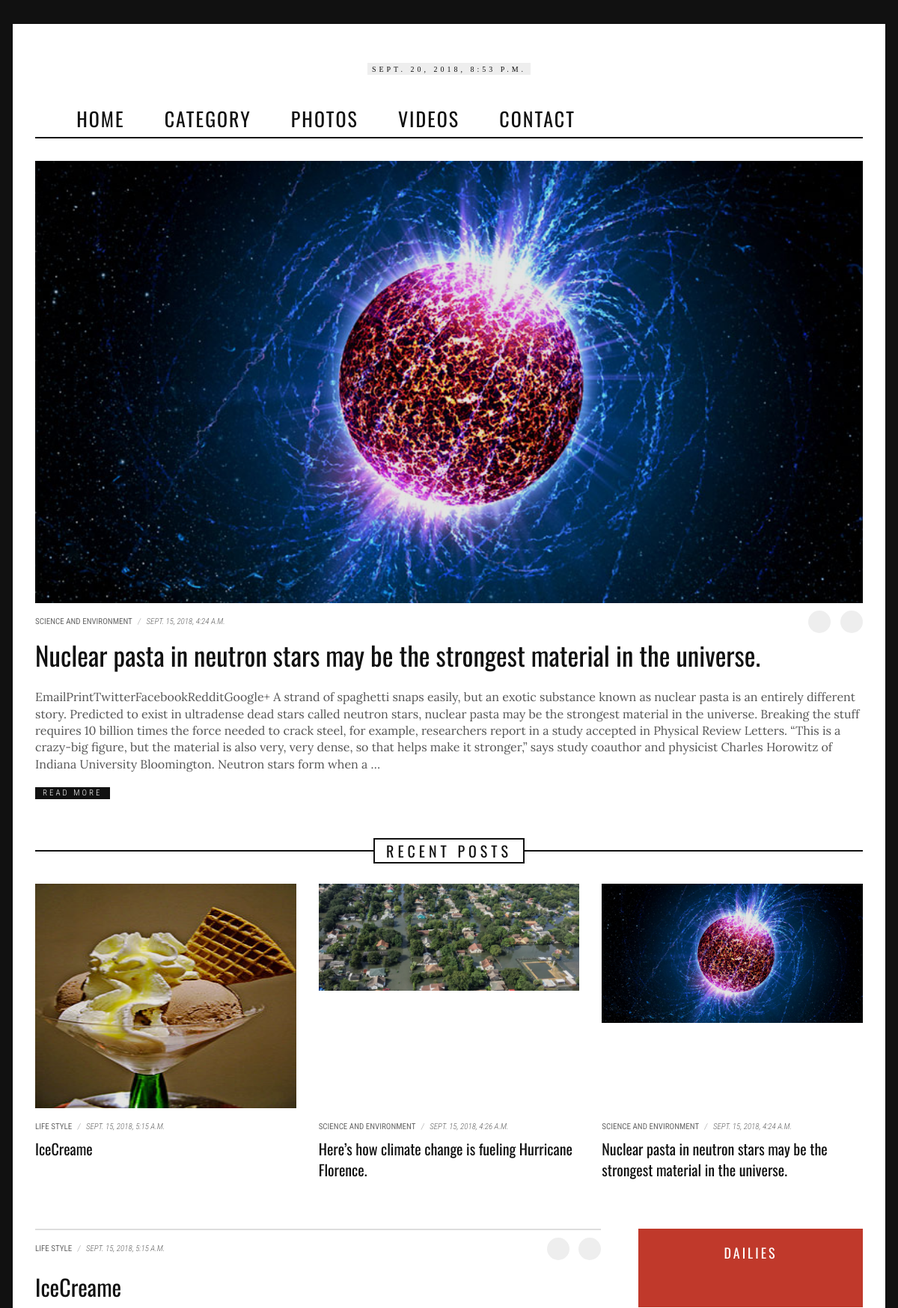
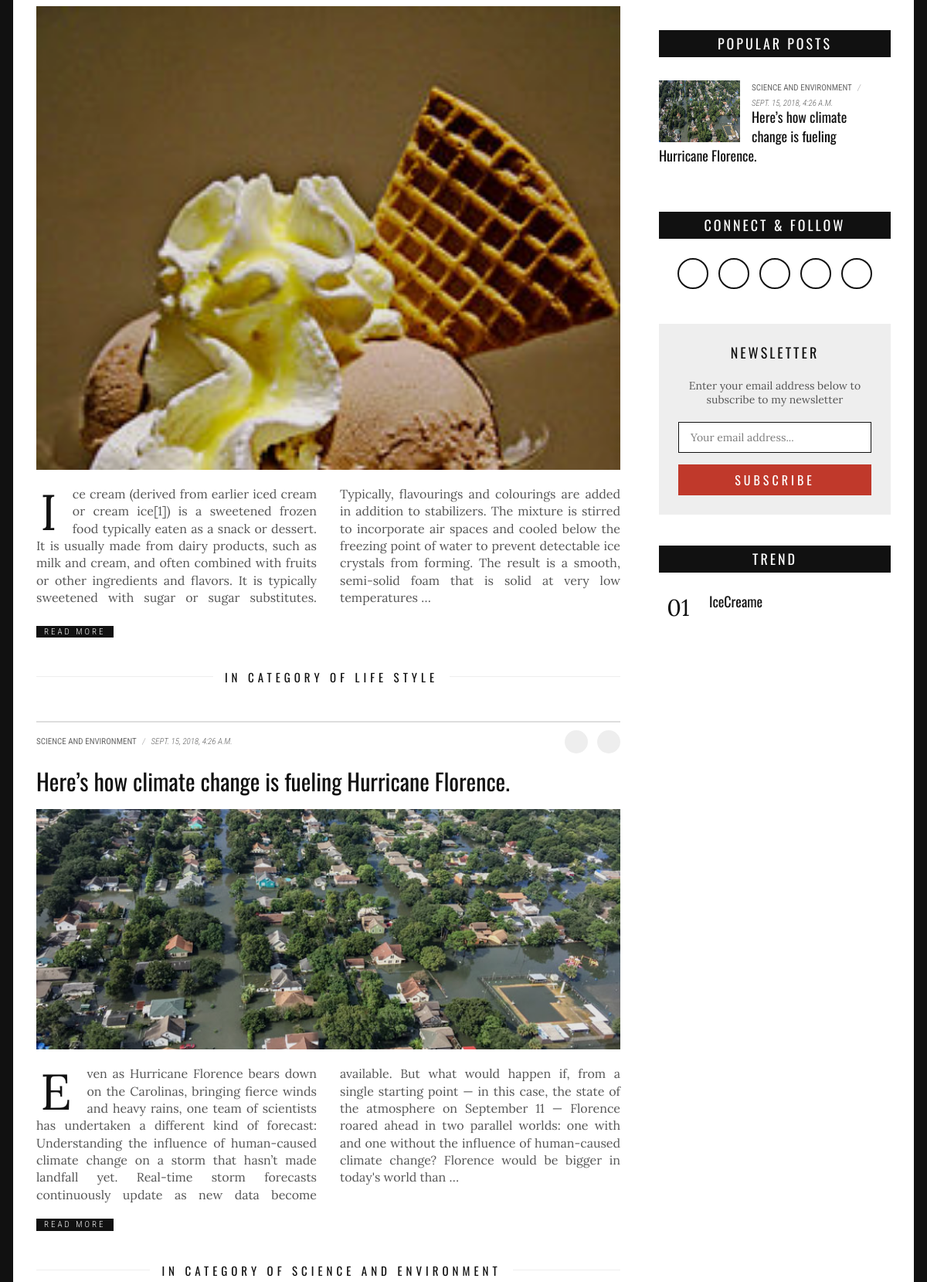
The page / (upper part) on the database its author committed (2 pictures, top to bottom).
### post/models.py (models this page shows, shortened)
class Post(models.Model):
    category=models.ForeignKey(Category,on_delete=models.CASCADE)
    title=models.CharField(max_length=500,blank=True)
    post = models.TextField(blank=True)
    post_para_2 = models.TextField(blank=True)
    post_para_3 = models.TextField(blank=True)
    captions=models.TextField(blank=True)
    captions_para_2 = models.TextField(blank=True)
    captions_para_3 = models.TextField(blank=True)
    quote=models.CharField(max_length=200,blank=True)
    quote_by=models.CharField(max_length=100,blank=True)
    image=models.ImageField(upload_to='post_image/%Y/%m/%d/',blank=True)
    date= models.DateTimeField(default=now)
    related_post_1 = models.CharField(max_length=100,blank=True)
    related_link_1 = models.CharField(max_length=100,blank=True)
    related_post_2 = models.CharField(max_length=100,blank=True)
    related_link_2 = models.CharField(max_length=100,blank=True)
    related_post_3 = models.CharField(max_length=100,blank=True)
    related_link_3 = models.CharField(max_length=100,blank=True)
    rating=models.IntegerField(default=0)
    objects=PostManager()

class Category(models.Model):
    category=models.CharField(max_length=50)
    rating=models.IntegerField(default=0)
    date = models.DateTimeField(default=now)
    def __str__(self):
        return self.category

### post/views.py (the view)
# urls.py: path('',index,name='index'),
def index(request):
    rank_1=Post.objects.rank_1()
    recent_post=Post.objects.all().order_by('-date')[:3]
    categories=Category.objects.all()
    dictionary = {}
    for category in categories:
        post_list=Post.objects.filter(category=category).order_by('-date')[:4]
        dictionary[category]=post_list
    popular_post=Post.objects.filter(rating='3').order_by('-date')[:5]
    trending_post=Post.objects.filter(rating='4').order_by('-date')[:5]
    return render(request, 'post/index.html',{'now':now(),'rank_1':rank_1,'recent_post':recent_post,
                                              'dictionary':dictionary,'popular_post':popular_post,
                                              'trending_post':trending_post,})

### post/models.py (called while the page is built)
    def rank_1(self):
        return self.filter(rating='5')

    def get_queryset(self):
        return PostQuerySet(self.model,using=self._db)

    def rank_1(self):
        return self.get_queryset().rank_1()

### post/templates/post/index.html (shortened to what this page needs)
{% extends 'post/base.html'%}
{% block body %}
{% for post in rank_1 %}
<article class="big-article">
    <div class="row">
        <div class="col-md-12 col-sm-12 col-xs-12">
            <div class="ciz-thumb">
                <a href="{% url 'post:post' post.id %}">
                    {% if post.image%}
                    <img alt="" src="{{post.image.url}}" />
                    {% endif %}
                </a>
            </div>
        </div>
        <div class="col-md-12 col-sm-12 col-xs-12">
            <div class="big-article-bar">
                <div class="post-meta">
                    <span class="post-category">
                        <a href="#">{{post.category}}</a>
                    </span>
                    <em>/</em>
                    <span class="post-date">
                        {{post.date}}
                    </span>
                </div>
                <div class="share-posts">
                    <a href="index.html#" class="facebook"><i class="fa fa-facebook"></i></a>
                    <a href="index.html#" class="twitter"><i class="fa fa-twitter"></i></a>
                </div>
            </div>
            <h1>
                <a href="{% url 'post:post' post.id %}">
                    {{post.title}}
                </a>
            </h1>
            <p>{{post.post|truncatewords:100}}</p>
            <a href="single_one_column.html" class="readmore">READ MORE</a>
        </div>
    </div>
</article>
{% endfor %}
<div class="box-caption">
    <h2><span> RECENT POSTS</span></h2>
</div>
<div class="three-articles">
    <div class="row">
        {% for post in recent_post %}
            <div class="col-md-4 col-xs-12">
                <article class="three-item">
                    {% if post.image %}
                    <div class="ciz-thumb" style="height:300px;">
                        <a href="{% url 'post:post' post.id %}"><img alt="" src="{{post.image.url}}" style="max-height:300px; margin-left:auto;margin-right:auto;" /></a>
                    </div>
                    {% endif %}
                    <div class="post-meta">
                        <span class="post-category">
                            <a href="#">{{post.category}}</a>
                        </span>
                        <em>/</em>
                        <span class="post-date">
                            {{post.date}}
                        </span>
                    </div>
                    <h4><a href="{% url 'post:post' post.id %}">{{post.title}}</a></h4>
                </article>
            </div>
        {% endfor %}
    </div>
</div>
<div class="cols">
    <div class="colleft">
        {% for category,post_list in dictionary.items %}
            {% if post_list %}
                <article class="ciz-post">
                    <div class="post-meta">
                        <span class="post-category">
                            <a href="#">{{category}} </a>
                        </span>
                        <em>/</em>
                        <span class="post-date">
                            {{post_list.0.date}}
                        </span>
                        <div class="share-posts">
                            <a href="index.html#" class="facebook"><i class="fa fa-facebook"></i></a>
                            <a href="index.html#" class="twitter"><i class="fa fa-twitter"></i></a>
                        </div>
                    </div>
                    <h2>
                        <a href="{% url 'post:post' post_list.0.id %}">{{post_list.0.title}} </a>
                    </h2>
                    <div class="ciz-thumb" style="max-height:600px;overflow: auto;">
                        <a href="{% url 'post:post' post_list.0.id %}">
                            <img alt="{{post_list.0.title}}" src="{% if post_list.0.image%}{{post_list.0.image.url}}{% endif %}" class="w3-image"/>
                        </a>
                    </div>
                    <div class="post-content">
                        <p>
                            {{post_list.0.post|truncatewords:100}}
                        </p>
                    </div>
                    <a href=" {% url 'post:post' post_list.0.id %} " class="post-readmore">Read more</a>
                    <div class="box-caption box-caption-small">
                        <h2><span> in category of {{category}}</span></h2>
                    </div>
                </article>
            {% endif %}
        {% endfor %}
    </div>
    <div class="colright">
        <div class="dailies">
            <div class="widget-title widget-title-white ">
                <span>
                    DAILIES
                </span>
            </div>
            <div class="dailies-content">
            </div>
        </div>
        <div class="popular-box">
            <div class="widget-title">
                <span>
                    POPULAR POSTS
                </span>
            </div>
            <div class="list-popular">
                {% for post in popular_post %}
                <article class="popular-item">
                    <div class="ciz-thumb">
                        <a href="{% url 'post:post' post.id %}">
                            <img alt="{{post.title}}" src="{% if post.image %}{{post.image.url}} {% endif %}">
                        </a>
                    </div>
                    <div class="post-meta">
                        <span class="post-category">
                            <a href="#">{{post.category}}</a>
                        </span>
                        <em>/</em>
                        <span class="post-date">
                            {{post.date}}
                        </span>
                    </div>
                    <h5><a href="{% url 'post:post' post.id %}">{{post.title}}</a></h5>
                </article>
                {% endfor %}
            </div>
        </div>
        <div class="connect-us">
            <div class="widget-title">
                <span>
                    CONNECT & FOLLOW
                </span>
            </div>
            <ul class="list-social-icon">
                <li>
                    <a href="index.html#" class="facebook">
                        <i class="fa fa-facebook"></i>
                    </a>
                </li>
                <li>
                    <a href="index.html#" class="twitter">
                        <i class="fa fa-twitter"></i>
                    </a>
                </li>
                <li>
                    <a href="index.html#" class="google">
                        <i class="fa fa-google"></i>
                    </a>
                </li>
                <li>
                    <a href="index.html#" class="youtube">
                        <i class="fa fa-youtube-play"></i>
                    </a>
                </li>
                <li>
                    <a href="index.html#" class="pinterest">
                        <i class="fa fa-pinterest-p"></i>
                    </a>
                </li>
            </ul>
        </div>
        <div class="subcribe-box">
            <h3>NEWSLETTER</h3>
            <p>Enter your email address below to subscribe to my newsletter</p>
            <input type="text" placeholder="Your email address..." />
            <button class="my-btn">Subscribe</button>
        </div>
        <div class="trend-box trend-box-affix" data-spy="affix">
            <div class="widget-title">
                <span>
                    TREND
                </span>
            </div>
            <ul class="list-trend">
                {% for post in trending_post %}
                <li class="trend-item">
                    <span class="number">
                        0{{forloop.counter}}
                    </span>
                    <h5><a href="{% url 'post:post' post.id %}">{{post.title}}</a></h5>
                </li>
                {% endfor %}
            </ul>
        </div>
    </div>
    <div class="clearfix"></div>
</div>
{% endblock body%}

### post/templates/post/base.html (shortened to what this page needs)
<!DOCTYPE html>
<html lang="en">
<head>
    {% load staticfiles %}
    <link href="{% static 'css/font-awesome.min.css' %}" rel="stylesheet" />
    <link href="{% static 'css/bootstrap.min.css' %}" rel="stylesheet" />
    <link href="{% static 'css/normalize.min.css' %}" rel="stylesheet" />
    <link href="{% static 'css/owl.carousel.min.css' %}" rel="stylesheet" />
    <link href="{% static 'css/jquery.bxslider.min.css' %}" rel="stylesheet" />
    <link href="{% static 'css/main.css' %}" rel="stylesheet" />
</head>
<body>
    <div class="page">
        <div class="container page-wrap">
            <header class="header">
                <div class="row">
                    <a href="index.html" class="logo">
                        <div>
                        </div>
                        <span class="type">{{now}}</span>
                    </a>
                </div>
            </header>
            <nav class="menu">
                <ul class="hidden-sm hidden-xs">
                    <li>
                        <a href="{% url 'post:index' %}"><i class="fa fa-home"></i> Home </a>
                    </li>
                    <li class="menu-item-has-children">
                        <a href="category_one.html">
                            Category
                        </a>
                    </li>
                    <li class="menu-item-has-children">
                        <a href="{% url 'post:Life_Style' %}">photos</a>
                    </li>
                    <li class="menu-item-has-children">
                        <a href="{% url 'post:Life_Style' %}">videos</a>
                    </li>
                    <li>
                        <a href="contact.html">Contact </a>
                    </li>
                </ul>
                <div class="menu-right-control">
                    <a href="index.html#" class="facebook"><i class="fa fa-facebook"></i></a>
                    <a href="index.html#" class="twitter"><i class="fa fa-twitter"></i></a>
                    <a href="index.html#" class="youtube"><i class="fa fa-youtube-play"></i></a>
                    <span class="icon-search">
                        <i class="fa fa-search"></i>
                    </span>
                </div>
            </nav>
            {% block body %}
            {% endblock body %}
        </div>
    </div>
</body>
</html>

### rows shown on the page
Post: image (picture), category "SCIENCE AND ENVIRONMENT", date "SEPT. 15, 2018, 4:24 A.M.", title "Nuclear pasta in neutron stars may be the strongest material in the universe.", post "EmailPrintTwitterFacebookRedditGoogle+ A strand of spaghetti snaps easily, but an exotic substance known as nuclear pasta is an entirely different story. Predicted to exist in ultradense dead stars called neutron stars, nuclear pasta may be the strongest material in the universe. Breaking the stuff requires 10 billion times the force needed to crack steel, for example, researchers report in a study accepted in Physical Review Letters. “This is a crazy-big figure, but the material is also very, very dense, so that helps make it stronger,” says study coauthor and physicist Charles Horowitz of Indiana University Bloomington. Neutron stars form when a …"
Post: image (picture), category "LIFE STYLE", date "SEPT. 15, 2018, 5:15 A.M.", title "IceCreame"
Post: image (picture), category "SCIENCE AND ENVIRONMENT", date "SEPT. 15, 2018, 4:26 A.M.", title "Here’s how climate change is fueling Hurricane Florence."
Category: category "LIFE STYLE", date "SEPT. 15, 2018, 5:15 A.M.", title "IceCreame", image (picture), post "Ice cream (derived from earlier iced cream or cream ice[1]) is a sweetened frozen food typically eaten as a snack or dessert. It is usually made from dairy products, such as milk and cream, and often combined with fruits or other ingredients and flavors. It is typically sweetened with sugar or sugar substitutes. Typically, flavourings and colourings are added in addition to stabilizers. The mixture is stirred to incorporate air spaces and cooled below the freezing point of water to prevent detectable ice crystals from forming. The result is a smooth, semi-solid foam that is solid at very low temperatures …"
Category: category "SCIENCE AND ENVIRONMENT", date "SEPT. 15, 2018, 4:26 A.M.", title "Here’s how climate change is fueling Hurricane Florence.", image (picture), post "Even as Hurricane Florence bears down on the Carolinas, bringing fierce winds and heavy rains, one team of scientists has undertaken a different kind of forecast: Understanding the influence of human-caused climate change on a storm that hasn’t made landfall yet. Real-time storm forecasts continuously update as new data become available. But what would happen if, from a single starting point — in this case, the state of the atmosphere on September 11 — Florence roared ahead in two parallel worlds: one with and one without the influence of human-caused climate change? Florence would be bigger in today's world than …"
